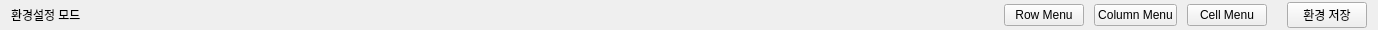
<?xml version="1.0" encoding="UTF-8"?>
<ui version="4.0">
 <class>Wid_Table_Config</class>
 <widget class="QWidget" name="Wid_Table_Config">
  <property name="geometry">
   <rect>
    <x>0</x>
    <y>0</y>
    <width>1378</width>
    <height>30</height>
   </rect>
  </property>
  <property name="sizePolicy">
   <sizepolicy hsizetype="Preferred" vsizetype="Fixed">
    <horstretch>0</horstretch>
    <verstretch>0</verstretch>
   </sizepolicy>
  </property>
  <property name="windowTitle">
   <string>Form</string>
  </property>
  <layout class="QHBoxLayout" name="horizontalLayout">
   <property name="spacing">
    <number>0</number>
   </property>
   <property name="topMargin">
    <number>0</number>
   </property>
   <property name="bottomMargin">
    <number>0</number>
   </property>
   <item>
    <widget class="QLabel" name="label">
     <property name="sizePolicy">
      <sizepolicy hsizetype="Fixed" vsizetype="Fixed">
       <horstretch>0</horstretch>
       <verstretch>0</verstretch>
      </sizepolicy>
     </property>
     <property name="text">
      <string>환경설정 모드</string>
     </property>
    </widget>
   </item>
   <item>
    <widget class="QLabel" name="label_display">
     <property name="sizePolicy">
      <sizepolicy hsizetype="Fixed" vsizetype="Fixed">
       <horstretch>0</horstretch>
       <verstretch>0</verstretch>
      </sizepolicy>
     </property>
     <property name="text">
      <string/>
     </property>
    </widget>
   </item>
   <item>
    <spacer name="horizontalSpacer">
     <property name="orientation">
      <enum>Qt::Horizontal</enum>
     </property>
     <property name="sizeType">
      <enum>QSizePolicy::MinimumExpanding</enum>
     </property>
     <property name="sizeHint" stdset="0">
      <size>
       <width>40</width>
       <height>20</height>
      </size>
     </property>
    </spacer>
   </item>
   <item>
    <widget class="QPushButton" name="PB_Row">
     <property name="text">
      <string>Row Menu</string>
     </property>
    </widget>
   </item>
   <item>
    <spacer name="horizontalSpacer_2">
     <property name="orientation">
      <enum>Qt::Horizontal</enum>
     </property>
     <property name="sizeType">
      <enum>QSizePolicy::Fixed</enum>
     </property>
     <property name="sizeHint" stdset="0">
      <size>
       <width>10</width>
       <height>20</height>
      </size>
     </property>
    </spacer>
   </item>
   <item>
    <widget class="QPushButton" name="PB_Col">
     <property name="text">
      <string>Column Menu</string>
     </property>
    </widget>
   </item>
   <item>
    <spacer name="horizontalSpacer_3">
     <property name="orientation">
      <enum>Qt::Horizontal</enum>
     </property>
     <property name="sizeType">
      <enum>QSizePolicy::Fixed</enum>
     </property>
     <property name="sizeHint" stdset="0">
      <size>
       <width>10</width>
       <height>20</height>
      </size>
     </property>
    </spacer>
   </item>
   <item>
    <widget class="QPushButton" name="PB_Cell">
     <property name="text">
      <string>Cell Menu</string>
     </property>
    </widget>
   </item>
   <item>
    <spacer name="horizontalSpacer_4">
     <property name="orientation">
      <enum>Qt::Horizontal</enum>
     </property>
     <property name="sizeType">
      <enum>QSizePolicy::Fixed</enum>
     </property>
     <property name="sizeHint" stdset="0">
      <size>
       <width>20</width>
       <height>20</height>
      </size>
     </property>
    </spacer>
   </item>
   <item>
    <widget class="Custom_PB_Query" name="PB_save">
     <property name="sizePolicy">
      <sizepolicy hsizetype="Fixed" vsizetype="Fixed">
       <horstretch>0</horstretch>
       <verstretch>0</verstretch>
      </sizepolicy>
     </property>
     <property name="text">
      <string>환경 저장</string>
     </property>
    </widget>
   </item>
  </layout>
 </widget>
 <customwidgets>
  <customwidget>
   <class>Custom_PB_Query</class>
   <extends>QPushButton</extends>
   <header location="global">modules.PyQt.compoent_v2.custom_상속.custom_PB</header>
  </customwidget>
 </customwidgets>
 <resources/>
 <connections/>
</ui>
